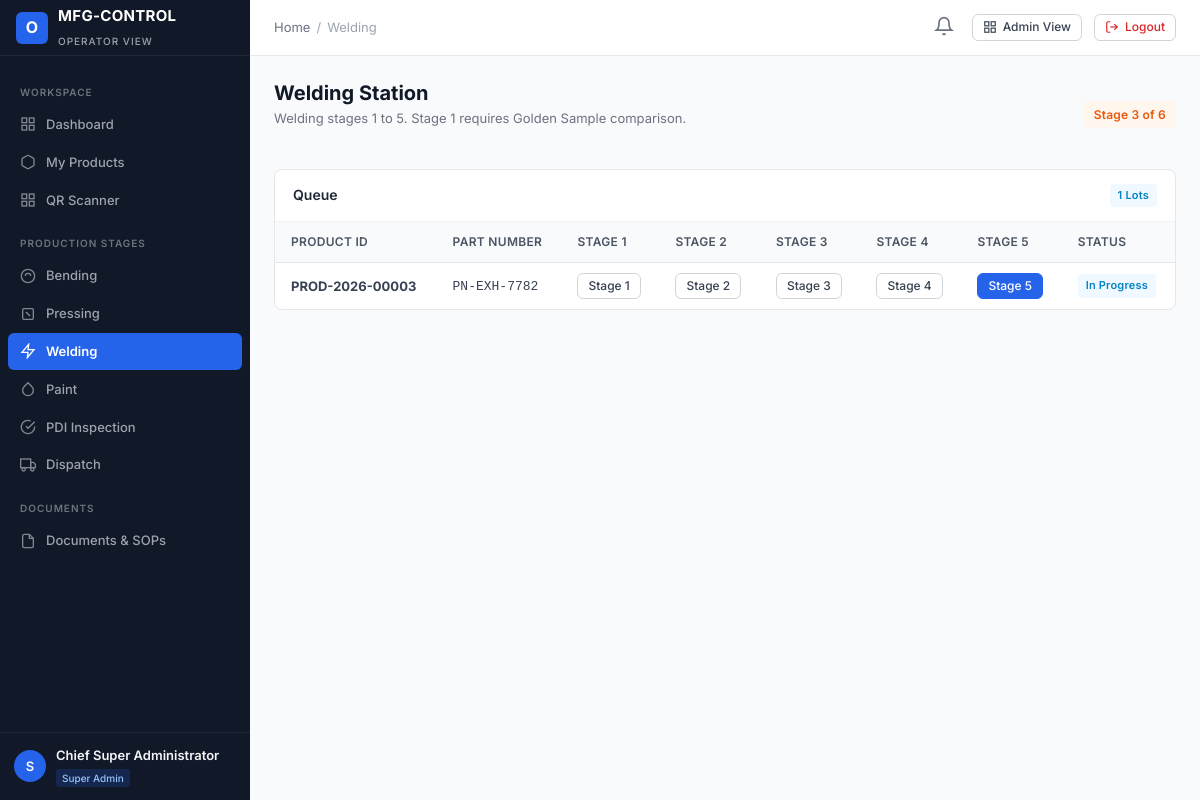
Screenshot of /user-panel/welding/ (signed in) with the database file from the repository.
### apps/accounts/models.py (models this page shows, shortened)
class User(AbstractUser):
    email = models.EmailField(_('email address'), unique=True, db_index=True)
    full_name = models.CharField(_('full name'), max_length=150, blank=True)
    employee_id = models.CharField(_('employee ID'), max_length=50, unique=True, db_index=True)
    phone = models.CharField(_('phone number'), max_length=25, blank=True)
    role = models.CharField(_('role'), max_length=50, choices=UserRole.choices, default=UserRole.USER, db_index=True)
    status = models.CharField(_('status'), max_length=20, choices=UserStatus.choices, default=UserStatus.ACTIVE, db_index=True)
    department = models.CharField(_('department'), max_length=100, blank=True)
    designation = models.CharField(_('designation'), max_length=100, blank=True)
    profile_image = models.ImageField(upload_to='profiles/', blank=True, null=True)
    assigned_admin = models.ForeignKey(
        'self',
        on_delete=models.SET_NULL,
        null=True,
        blank=True,
        related_name='assigned_users',
        help_text=_('Admin managing this user')
    )
    production_stage = models.CharField(
        _('production stage'),
        max_length=50,
        blank=True,
        help_text=_('Current assigned primary production stage, e.g. BENDING, PRESSING')
    )
    production_line = models.CharField(_('production line'), max_length=50, blank=True)
    shift = models.CharField(_('shift'), max_length=50, blank=True)
    notes = models.TextField(_('notes'), blank=True)
    created_at = models.DateTimeField(auto_now_add=True)
    updated_at = models.DateTimeField(auto_now=True)
    objects = CustomUserManager()
    USERNAME_FIELD = 'email'
    REQUIRED_FIELDS = ['username', 'employee_id']
    class Meta:
        verbose_name = _('User')
        verbose_name_plural = _('Users')
        ordering = ['-created_at']
    @property
    def is_super_admin(self):
        return self.role == UserRole.SUPER_ADMIN or self.is_superuser
    @property
    def is_admin_user(self):
        return self.role in [UserRole.SUPER_ADMIN, UserRole.ADMIN]
    @property
    def is_operator(self):
        return not self.is_admin_user

### apps/products/models.py (models this page shows, shortened)
class Product(models.Model):
    product_id = models.CharField(max_length=50, unique=True, db_index=True)
    product_name = models.CharField(max_length=200)
    part_number = models.CharField(max_length=100, db_index=True)
    customer = models.CharField(max_length=150)
    model = models.CharField(max_length=100, blank=True)
    batch_number = models.CharField(max_length=100, blank=True)
    production_date = models.DateField(default=timezone.now)
    assigned_admin = models.ForeignKey(
        settings.AUTH_USER_MODEL,
        on_delete=models.SET_NULL,
        null=True,
        blank=True,
        related_name='administered_products'
    )
    assigned_user = models.ForeignKey(
        settings.AUTH_USER_MODEL,
        on_delete=models.SET_NULL,
        null=True,
        blank=True,
        related_name='assigned_products'
    )
    current_stage = models.CharField(
        max_length=50,
        choices=StageChoices.choices,
        default=StageChoices.BENDING,
        db_index=True
    )
    status = models.CharField(
        max_length=50,
        choices=ProductStatus.choices,
        default=ProductStatus.PENDING,
        db_index=True
    )
    priority = models.CharField(
        max_length=20,
        choices=PriorityChoices.choices,
        default=PriorityChoices.MEDIUM
    )
    qr_code_image = models.ImageField(upload_to='qr_codes/', blank=True, null=True)
    qr_data = models.TextField(blank=True)
    created_at = models.DateTimeField(auto_now_add=True)
    updated_at = models.DateTimeField(auto_now=True)
    class Meta:
        ordering = ['-created_at']
        indexes = [
            models.Index(fields=['current_stage', 'status']),
            models.Index(fields=['customer', 'batch_number']),
        ]

### user_panel/views.py (the view)
# urls.py: path('welding/', views.welding_view, name='user_welding'),
@login_required
@permission_required_custom('welding', 'view')
def welding_view(request):
    products = Product.objects.filter(current_stage=StageChoices.WELDING).order_by('-created_at')
    return render(request, 'user_panel/welding.html', {'products': products})

### apps/notifications/context_processors.py (called while the page is built)
def notifications_processor(request):
    if not request.user.is_authenticated:
        return {'unread_notifications_count': 0, 'recent_notifications': []}
    unread_count = Notification.objects.filter(recipient=request.user, is_read=False).count()
    recent = Notification.objects.filter(recipient=request.user)[:5]
    return {
        'unread_notifications_count': unread_count,
        'recent_notifications': recent,
    }

### apps/permissions/context_processors.py (called while the page is built, shortened)
def permissions_processor(request):
    modules = get_user_modules(request.user)
    def can_access_fn(module, action='view'):
        return has_permission(request.user, module, action)
    return {
        'user_modules': modules,
        'user_is_super_admin': request.user.is_super_admin,
        'user_is_admin': request.user.is_admin_user,
        'user_is_operator': request.user.is_operator,
        'can_access': can_access_fn,
    }

### apps/permissions/services.py (called while the page is built, shortened)
def has_permission(user, module, action='view'):
    if not user or not user.is_authenticated:
        return False
    if user.status != 'ACTIVE':
        return False
    if user.is_super_admin:
        return True

def get_user_modules(user):
    if not user or not user.is_authenticated:
        return {}
    all_modules = [m[0] for m in MODULE_CHOICES]
    if user.is_super_admin:
        return {m: ['view', 'create', 'edit', 'delete', 'approve', 'export'] for m in all_modules}

### user_panel/templates/user_panel/welding.html (shortened to what this page needs)
{% extends "user_panel/base_user.html" %}
{% block breadcrumb_active %}Welding{% endblock %}
{% block content %}
<div style="display: flex; justify-content: space-between; align-items: center; margin-bottom: 20px;">
    <div>
        <h1 class="page-title">Welding Station</h1>
        <p class="page-subtitle">Welding stages 1 to 5. Stage 1 requires Golden Sample comparison.</p>
    </div>
    <span class="badge badge-welding" style="font-size: 12px; padding: 4px 10px;">Stage 3 of 6</span>
</div>
<div class="card">
    <div class="card-header">
        <h3 class="card-title">Queue</h3>
        <span class="badge badge-info">{{ products.count }} Lots</span>
    </div>
    <div class="table-responsive">
        <table class="table-custom">
            <thead>
                <tr>
                    <th>Product ID</th>
                    <th>Part Number</th>
                    <th>Stage 1</th>
                    <th>Stage 2</th>
                    <th>Stage 3</th>
                    <th>Stage 4</th>
                    <th>Stage 5</th>
                    <th>Status</th>
                </tr>
            </thead>
            <tbody>
                {% for p in products %}
                <tr>
                    <td><strong>{{ p.product_id }}</strong></td>
                    <td><code>{{ p.part_number }}</code></td>
                    <td><a href="/user-panel/welding/{{ p.product_id }}/1/" class="btn btn-secondary btn-sm">Stage 1</a></td>
                    <td><a href="/user-panel/welding/{{ p.product_id }}/2/" class="btn btn-secondary btn-sm">Stage 2</a></td>
                    <td><a href="/user-panel/welding/{{ p.product_id }}/3/" class="btn btn-secondary btn-sm">Stage 3</a></td>
                    <td><a href="/user-panel/welding/{{ p.product_id }}/4/" class="btn btn-secondary btn-sm">Stage 4</a></td>
                    <td><a href="/user-panel/welding/{{ p.product_id }}/5/" class="btn btn-primary btn-sm">Stage 5</a></td>
                    <td><span class="badge badge-info">{{ p.get_status_display }}</span></td>
                </tr>
                {% empty %}
                <tr><td colspan="8" style="text-align: center; color: #059669; padding: 24px;">No products in queue for Welding.</td></tr>
                {% endfor %}
            </tbody>
        </table>
    </div>
</div>
{% endblock %}

### user_panel/templates/user_panel/base_user.html
{% extends "base.html" %}
{% block sidebar %}
<aside class="app-sidebar">
    <div class="sidebar-header">
        <div class="brand-icon">O</div>
        <div class="brand-title">
            <span>MFG-CONTROL</span>
            <span class="brand-subtitle">Operator View</span>
        </div>
    </div>
    <div class="sidebar-scroll">
        <div class="sidebar-section-title">Workspace</div>
        <a href="/user-panel/dashboard/" class="nav-link {% if request.path == '/user-panel/dashboard/' or request.path == '/user-panel/' %}active{% endif %}">
            <svg viewBox="0 0 24 24" fill="none" stroke="currentColor" stroke-width="2"><rect x="3" y="3" width="7" height="7"></rect><rect x="14" y="3" width="7" height="7"></rect><rect x="14" y="14" width="7" height="7"></rect><rect x="3" y="14" width="7" height="7"></rect></svg>
            Dashboard
        </a>
        <a href="/user-panel/my-products/" class="nav-link {% if '/user-panel/my-products/' in request.path %}active{% endif %}">
            <svg viewBox="0 0 24 24" fill="none" stroke="currentColor" stroke-width="2"><path d="M21 16V8a2 2 0 0 0-1-1.73l-7-4a2 2 0 0 0-2 0l-7 4A2 2 0 0 0 3 8v8a2 2 0 0 0 1 1.73l7 4a2 2 0 0 0 2 0l7-4A2 2 0 0 0 21 16z"></path></svg>
            My Products
        </a>
        <a href="/user-panel/scanner/" class="nav-link {% if '/user-panel/scanner/' in request.path %}active{% endif %}">
            <svg viewBox="0 0 24 24" fill="none" stroke="currentColor" stroke-width="2"><rect x="3" y="3" width="7" height="7"></rect><rect x="14" y="3" width="7" height="7"></rect><rect x="14" y="14" width="7" height="7"></rect><rect x="3" y="14" width="7" height="7"></rect></svg>
            QR Scanner
        </a>
        <div class="sidebar-section-title">Production Stages</div>
        {% if user_is_super_admin or user_is_admin or 'bending' in user_modules or user.production_stage == 'BENDING' %}
        <a href="/user-panel/bending/" class="nav-link {% if '/user-panel/bending/' in request.path %}active{% endif %}">
            <svg viewBox="0 0 24 24" fill="none" stroke="currentColor" stroke-width="2"><circle cx="12" cy="12" r="10"></circle><path d="M8 12a4 4 0 0 1 8 0"></path></svg>
            Bending
        </a>
        {% endif %}
        {% if user_is_super_admin or user_is_admin or 'pressing' in user_modules or user.production_stage == 'PRESSING' %}
        <a href="/user-panel/pressing/" class="nav-link {% if '/user-panel/pressing/' in request.path %}active{% endif %}">
            <svg viewBox="0 0 24 24" fill="none" stroke="currentColor" stroke-width="2"><rect x="4" y="4" width="16" height="16" rx="2"></rect><line x1="9" y1="9" x2="15" y2="15"></line></svg>
            Pressing
        </a>
        {% endif %}
        {% if user_is_super_admin or user_is_admin or 'welding' in user_modules or user.production_stage == 'WELDING' %}
        <a href="/user-panel/welding/" class="nav-link {% if '/user-panel/welding/' in request.path %}active{% endif %}">
            <svg viewBox="0 0 24 24" fill="none" stroke="currentColor" stroke-width="2"><polygon points="13 2 3 14 12 14 11 22 21 10 12 10 13 2"></polygon></svg>
            Welding
        </a>
        {% endif %}
        {% if user_is_super_admin or user_is_admin or 'paint' in user_modules or user.production_stage == 'PAINT' %}
        <a href="/user-panel/paint/" class="nav-link {% if '/user-panel/paint/' in request.path %}active{% endif %}">
            <svg viewBox="0 0 24 24" fill="none" stroke="currentColor" stroke-width="2"><path d="M12 2.69l5.66 5.66a8 8 0 1 1-11.31 0z"></path></svg>
            Paint
        </a>
        {% endif %}
        {% if user_is_super_admin or user_is_admin or 'pdi' in user_modules or user.production_stage == 'PDI' %}
        <a href="/user-panel/pdi/" class="nav-link {% if '/user-panel/pdi/' in request.path %}active{% endif %}">
            <svg viewBox="0 0 24 24" fill="none" stroke="currentColor" stroke-width="2"><path d="M22 11.08V12a10 10 0 1 1-5.93-9.14"></path><polyline points="22 4 12 14.01 9 11.01"></polyline></svg>
            PDI Inspection
        </a>
        {% endif %}
        {% if user_is_super_admin or user_is_admin or 'dispatch' in user_modules or user.production_stage == 'DISPATCH' %}
        <a href="/user-panel/dispatch/" class="nav-link {% if '/user-panel/dispatch/' in request.path %}active{% endif %}">
            <svg viewBox="0 0 24 24" fill="none" stroke="currentColor" stroke-width="2"><rect x="1" y="3" width="15" height="13"></rect><polygon points="16 8 20 8 23 11 23 16 16 16 16 8"></polygon><circle cx="5.5" cy="18.5" r="2.5"></circle><circle cx="18.5" cy="18.5" r="2.5"></circle></svg>
            Dispatch
        </a>
        {% endif %}
        <div class="sidebar-section-title">Documents</div>
        <a href="/user-panel/documents/" class="nav-link {% if '/user-panel/documents/' in request.path %}active{% endif %}">
            <svg viewBox="0 0 24 24" fill="none" stroke="currentColor" stroke-width="2"><path d="M14 2H6a2 2 0 0 0-2 2v16a2 2 0 0 0 2 2h12a2 2 0 0 0 2-2V8z"></path><polyline points="14 2 14 8 20 8"></polyline></svg>
            Documents & SOPs
        </a>
    </div>
    <div class="sidebar-user">
        <div class="user-avatar">{{ user.username|slice:":1"|upper }}</div>
        <div class="user-info">
            <div class="user-name">{{ user.full_name|default:user.username }}</div>
            <span class="user-role-badge">{{ user.get_role_display }}</span>
        </div>
    </div>
</aside>
{% endblock %}

### rows the page displays
User: username "S", full_name "Chief Super Administrator", role "Super Admin"
Product: product_id "PROD-2026-00003", part_number "PN-EXH-7782", status "In Progress"

### other values shown
{{ products.count }} "1"
